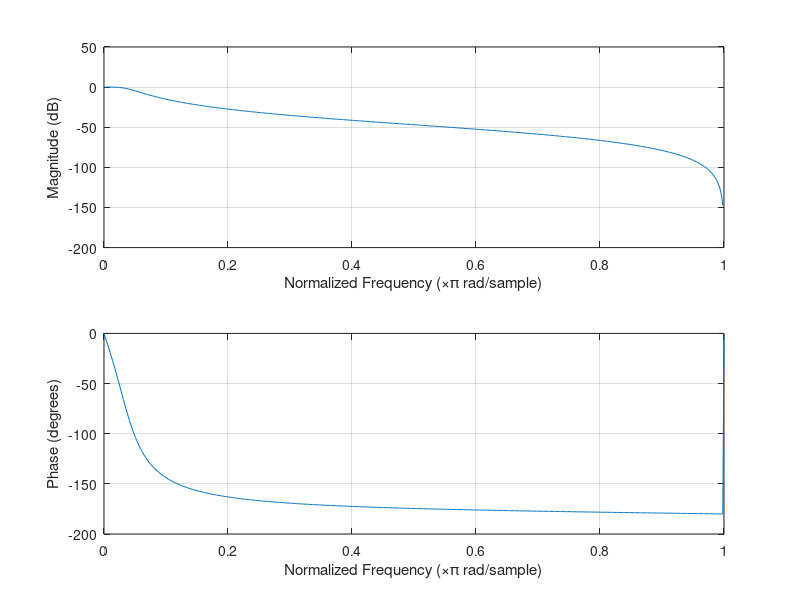

This figure's MATLAB source: (Note: this script raises an error after producing the figure.)
cutoff = 1024;
stop = 4800;
fs= 48000;

[b,a] = butter(2,cutoff/(fs/2));

[H, W] = freqz(b,a);
freqz(b,a)
%% kvantisering

for i=1 : length(b)
    hex = myd2h_kims( b(i), 1, 15 )
    dec = myh2d( hex, 1, 15)
    bcoef(i) = dec; 
end
anew=a/(max(abs(a)))
for i=1 : length(a)
    hex = myd2h_kims( anew(i), 1, 15 )
    dec = myh2d( hex, 1, 15)
    acoef(i) = dec * (max(abs(a))); 
end

%%
freqz(b,a), hold on
[H1,W1] = freqz(bcoef,acoef);

lines = findall(gcf,'type','line');
set(lines(1),'color','red')
set(lines(2),'color','green')
set(lines(3),'color','red')
set(lines(4),'color','green')
%%
Htotal = H-H1;
Wtotal = W - W1;